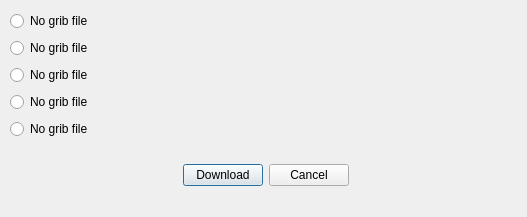
<?xml version="1.0" encoding="UTF-8"?>
<ui version="4.0">
 <class>DialogVLM_grib_ui</class>
 <widget class="QDialog" name="DialogVLM_grib_ui">
  <property name="geometry">
   <rect>
    <x>0</x>
    <y>0</y>
    <width>527</width>
    <height>217</height>
   </rect>
  </property>
  <property name="windowTitle">
   <string>VLM grib download</string>
  </property>
  <widget class="QWidget" name="layoutWidget">
   <property name="geometry">
    <rect>
     <x>10</x>
     <y>10</y>
     <width>511</width>
     <height>131</height>
    </rect>
   </property>
   <layout class="QVBoxLayout" name="verticalLayout">
    <item>
     <widget class="QRadioButton" name="radio1">
      <property name="text">
       <string>No grib file</string>
      </property>
     </widget>
    </item>
    <item>
     <widget class="QRadioButton" name="radio2">
      <property name="text">
       <string>No grib file</string>
      </property>
     </widget>
    </item>
    <item>
     <widget class="QRadioButton" name="radio3">
      <property name="text">
       <string>No grib file</string>
      </property>
     </widget>
    </item>
    <item>
     <widget class="QRadioButton" name="radio4">
      <property name="text">
       <string>No grib file</string>
      </property>
     </widget>
    </item>
    <item>
     <widget class="QRadioButton" name="radio5">
      <property name="text">
       <string>No grib file</string>
      </property>
     </widget>
    </item>
   </layout>
  </widget>
  <widget class="QWidget" name="layoutWidget">
   <property name="geometry">
    <rect>
     <x>10</x>
     <y>160</y>
     <width>511</width>
     <height>30</height>
    </rect>
   </property>
   <layout class="QHBoxLayout" name="horizontalLayout">
    <item>
     <spacer name="horizontalSpacer">
      <property name="orientation">
       <enum>Qt::Horizontal</enum>
      </property>
      <property name="sizeHint" stdset="0">
       <size>
        <width>40</width>
        <height>20</height>
       </size>
      </property>
     </spacer>
    </item>
    <item>
     <widget class="QPushButton" name="pushButton">
      <property name="text">
       <string>Download</string>
      </property>
     </widget>
    </item>
    <item>
     <widget class="QPushButton" name="pushButton_2">
      <property name="text">
       <string>Cancel</string>
      </property>
     </widget>
    </item>
    <item>
     <spacer name="horizontalSpacer_2">
      <property name="orientation">
       <enum>Qt::Horizontal</enum>
      </property>
      <property name="sizeHint" stdset="0">
       <size>
        <width>40</width>
        <height>20</height>
       </size>
      </property>
     </spacer>
    </item>
   </layout>
  </widget>
 </widget>
 <resources/>
 <connections>
  <connection>
   <sender>pushButton</sender>
   <signal>clicked()</signal>
   <receiver>DialogVLM_grib_ui</receiver>
   <slot>accept()</slot>
   <hints>
    <hint type="sourcelabel">
     <x>162</x>
     <y>126</y>
    </hint>
    <hint type="destinationlabel">
     <x>103</x>
     <y>119</y>
    </hint>
   </hints>
  </connection>
  <connection>
   <sender>pushButton_2</sender>
   <signal>clicked()</signal>
   <receiver>DialogVLM_grib_ui</receiver>
   <slot>reject()</slot>
   <hints>
    <hint type="sourcelabel">
     <x>270</x>
     <y>118</y>
    </hint>
    <hint type="destinationlabel">
     <x>357</x>
     <y>117</y>
    </hint>
   </hints>
  </connection>
 </connections>
</ui>
